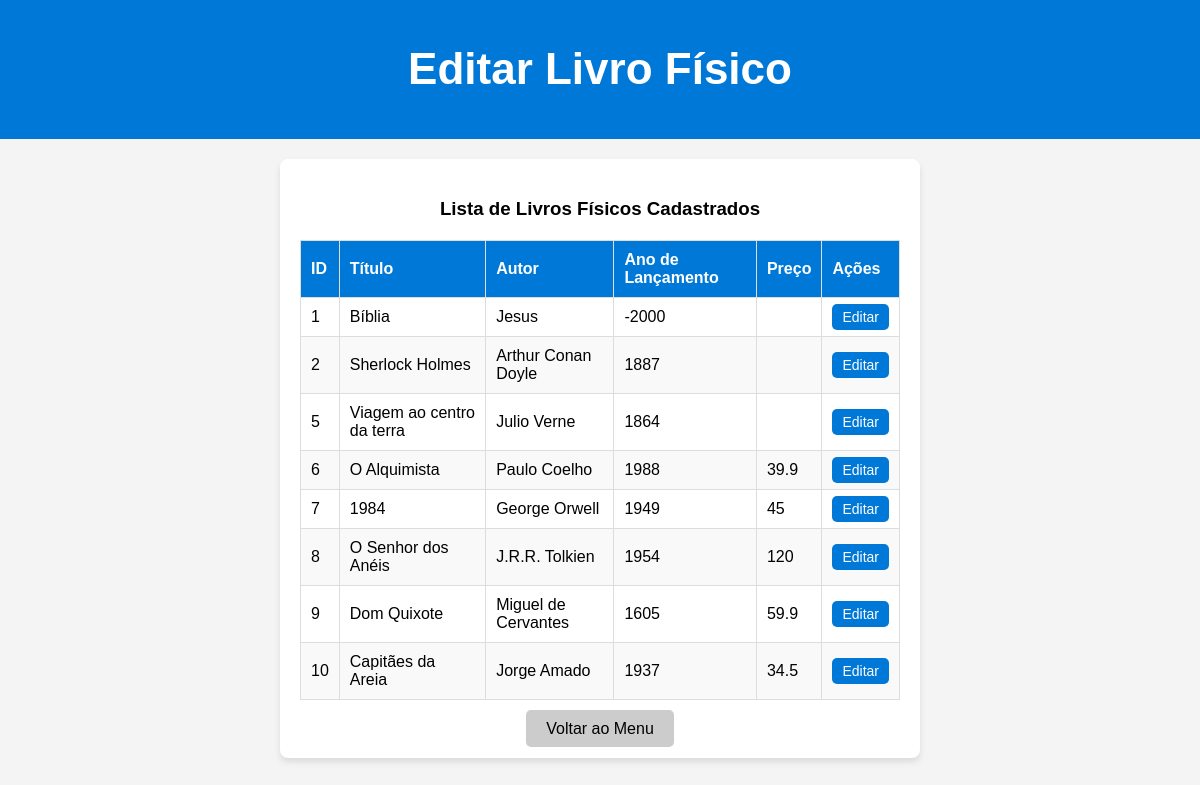
The page /views/livro_fisico/editar_livro_fisico.php on the database its author committed.
### tables this page shows
CREATE TABLE `livrosfisicos` (
  `id` int(11) NOT NULL,
  `titulo` varchar(100) NOT NULL,
  `autor` varchar(100) NOT NULL,
  `lancamento` int(11) NOT NULL,
  `id_genero` int(11) NOT NULL,
  `preco` double DEFAULT NULL
);

### src/controllers/LivroFisicoController.php (called while the page is built, shortened)
<?php
class LivroFisicoController {
    public static function listarLivrosFisicos() {
        $conexao = Conexao::conectar();
        $sql = "SELECT lf.*, g.nome AS nome_genero
                FROM livrosfisicos lf
                JOIN genero g ON lf.id_genero = g.id";
        $stmt = $conexao->prepare($sql);
        $stmt->execute();
        return $stmt->fetchAll(PDO::FETCH_ASSOC);
    }
}
?>

### views/livro_fisico/editar_livro_fisico.php (the view, shortened to what this page needs)
<?php
include_once '../../src/controllers/LivroFisicoController.php';
$livros = [];
try {
    $livros = LivroFisicoController::listarLivrosFisicos();
} catch (Exception $e) {
    $mensagem = "<p class='error'>Erro ao carregar livros: " . htmlspecialchars($e->getMessage()) . "</p>";
}
?>
<!DOCTYPE html>
<html lang="pt">
<head>
    <link rel="stylesheet" href="../../assets/css/styles.css">
</head>
<body>
    <header>
        <h1>Editar Livro Físico</h1>
    </header>
    <main class="form-container">
        <h3>Lista de Livros Físicos Cadastrados</h3>
        <?php if (empty($livros)): ?>
            <p class="info">Nenhum livro físico cadastrado.</p>
        <?php else: ?>
            <table class="table">
                <thead>
                    <tr>
                        <th>ID</th>
                        <th>Título</th>
                        <th>Autor</th>
                        <th>Ano de Lançamento</th>
                        <th>Preço</th>
                        <th>Ações</th>
                    </tr>
                </thead>
                <tbody>
                    <?php foreach ($livros as $livro): ?>
                        <tr>
                            <td><?= htmlspecialchars($livro['id']) ?></td>
                            <td><?= htmlspecialchars($livro['titulo']) ?></td>
                            <td><?= htmlspecialchars($livro['autor']) ?></td>
                            <td><?= htmlspecialchars($livro['lancamento']) ?></td>
                            <td><?= htmlspecialchars($livro['preco']) ?></td>
                            <td>
                                <a href="editar_livro_fisico.php?id=<?= htmlspecialchars($livro['id']) ?>" class="btn-primary">Editar</a>
                            </td>
                        </tr>
                    <?php endforeach; ?>
                </tbody>
            </table>
        <?php endif; ?>
        <div class="actions">
            <a href="../../index.html" class="btn-secondary">Voltar ao Menu</a>
        </div>
    </main>
</body>
</html>

### assets/css/styles.css (style rules this page uses)
body { font-family: Arial, sans-serif; margin: 0; padding: 0; background-color: #f4f4f4; text-align: center; }
header { background-color: #0078d7; color: white; padding: 15px; font-size: 22px; }
.form-container { max-width: 600px; margin: 20px auto; padding: 20px; background-color: white; border-radius: 8px; box-shadow: 0 4px 6px rgba(0, 0, 0, 0.1); }
.btn-primary { background-color: #0078d7; color: white; padding: 10px 20px; border-radius: 5px; text-decoration: none; font-size: 16px; transition: background-color 0.3s; }
.btn-secondary { background-color: #ccc; color: black; padding: 10px 20px; border-radius: 5px; text-decoration: none; font-size: 16px; transition: background-color 0.3s; }
.table { width: 100%; border-collapse: collapse; margin-top: 20px; }
.table th, .table td { border: 1px solid #ddd; padding: 10px; text-align: left; }
.table th { background-color: #0078d7; color: white; }
.table tr:nth-child(even) { background-color: #f9f9f9; }
.table .btn-primary { background-color: #0078d7; color: white; padding: 5px 10px; border-radius: 5px; text-decoration: none; font-size: 14px; transition: background-color 0.3s; }
.actions { text-align: center; margin-top: 20px; }
.actions .btn-secondary { background-color: #ccc; color: black; padding: 10px 20px; border-radius: 5px; text-decoration: none; font-size: 16px; transition: background-color 0.3s; }

### rows shown on the page
livrosfisicos: id "1", titulo "Bíblia", autor "Jesus", lancamento "-2000"
livrosfisicos: id "2", titulo "Sherlock Holmes", autor "Arthur Conan Doyle", lancamento "1887"
livrosfisicos: id "5", titulo "Viagem ao centro da terra", autor "Julio Verne", lancamento "1864"
livrosfisicos: id "6", titulo "O Alquimista", autor "Paulo Coelho", lancamento "1988", preco "39.9"
livrosfisicos: id "7", titulo "1984", autor "George Orwell", lancamento "1949", preco "45"
livrosfisicos: id "8", titulo "O Senhor dos Anéis", autor "J.R.R. Tolkien", lancamento "1954", preco "120"
livrosfisicos: id "9", titulo "Dom Quixote", autor "Miguel de Cervantes", lancamento "1605", preco "59.9"
livrosfisicos: id "10", titulo "Capitães da Areia", autor "Jorge Amado", lancamento "1937", preco "34.5"
